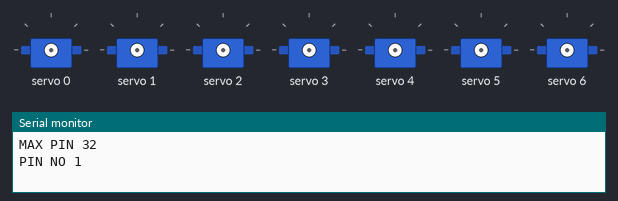
This sketch was run on a simulated Arduino Uno, built with avr-gcc and run on an emulated ATmega328P. Shown: 7 × servo, the last lines printed to the serial monitor.

Above: at 0.1 s.
At 3.8 s:
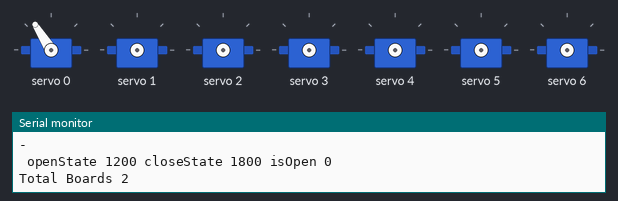
At 10.3 s:
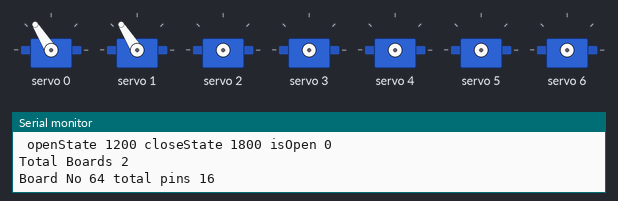
At 16.7 s:
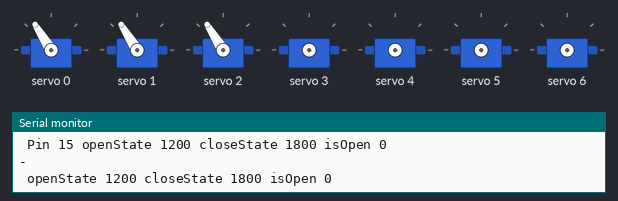
At 26.9 s:
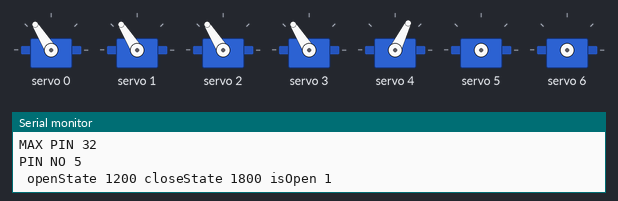
At 36.2 s:
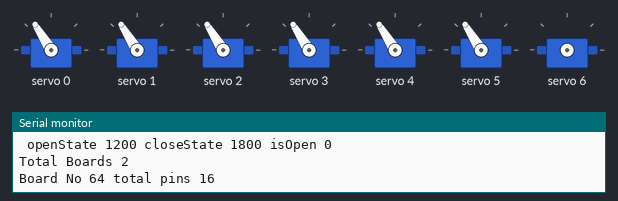
Timing chart, 0 to 37.7 s (numbered marks = the images above):
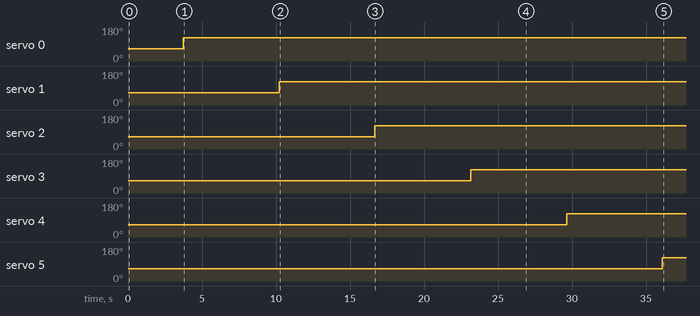

The sketch:

Pca9685-lib.ino
```cpp
#include "Pca9685.h"
#include "Pca9685Board.h"

#define NO_OF_BOARDS 2

int MAX_PINS = 0;

Pca9685Board pca9685Board;

void setup() {
  Serial.begin(9600);
  pca9685Board.initPca9685Boards(NO_OF_BOARDS);
  pca9685Board.setFrequency(60);
  MAX_PINS = NO_OF_BOARDS * 16;
  for (int i = 1; i <= MAX_PINS; i++) {
    pca9685Board.setSwitchRange(i, 1200, 1800);
  }
}

void loop() {

  for (int i = 1; i <= MAX_PINS; i++) {
    int pinNo = i;
    //int pinNo = random(0, MAX_PINS);
    Serial.print("MAX PIN ");
    Serial.println(MAX_PINS);
    Serial.print("PIN NO ");
    Serial.println(pinNo);
    delay(1000);
    pca9685Board.throwSwitch(pinNo);
    pca9685Board.displayPinState();
    delay(1000);
    pca9685Board.closeSwitch(pinNo);
    pca9685Board.displayPinState();
    delay(1000);
  }
}
```

Pca9685.cpp
```cpp
/*
   Adarsh Model Trains
   Developed by Adarsh kumar
   Support adarshkumarsingh83@gmail.com
*/

#include <Arduino.h>
#include "Pca9685.h"


void Pca9685::init() {
  _pca9685PinList = new Pca9685Pin[_totalPins];
  for (int i = 0; i < _totalPins; i++) {
    _pca9685PinList[i]._openState = 1000;
    _pca9685PinList[i]._closeState = 2000;
    _pca9685PinList[i]._isOpen = false;
  }
}

void Pca9685::initPca9685() {
  _pwm = Adafruit_PWMServoDriver(_boardsAddress);
  _pwm.begin();
  _pwm.setPWMFreq(_pwmFrequency);
}

void Pca9685::setPwmFrequency(int pwmFrequency) {
  this->_pwmFrequency = pwmFrequency;
}

bool Pca9685::setSwitchOpenCloseRange(int pinNo, int openRange, int closeRange) {
  _pca9685PinList[pinNo]._openState = openRange;
  _pca9685PinList[pinNo]._closeState = closeRange;
  return true;
}

void Pca9685::setBoardAddress(int boardsAddress) {
  this->_boardsAddress = boardsAddress;
}

int Pca9685::getBoardAddress() {
  return this->_boardsAddress;
}

bool Pca9685::throwSwitchPca9685Pin(int pinNo) {
  _pca9685PinList[pinNo]._isOpen = true;
  Pca9685Pin pin = _pca9685PinList[pinNo];
  refreshPin(pinNo, pin);
  displayPinState(pinNo);
  return true;
}

bool Pca9685::closeSwitchPca9685Pin(int pinNo) {
  _pca9685PinList[pinNo]._isOpen = false;
  Pca9685Pin pin = _pca9685PinList[pinNo];
  refreshPin(pinNo, pin);
  displayPinState(pinNo);
  return true;
}

void Pca9685::resetPca9685Board() {
  for (int i = 0; i < _totalPins; i++) {
    _pca9685PinList[i]._isOpen = false;
  }
  refreshPca9685Board();
}

void Pca9685::refreshPca9685Board() {
  for (int i = 0; i < _totalPins; i++) {
    Pca9685Pin pca9685Pin = _pca9685PinList[i];
    if (pca9685Pin._isOpen) {
      _pwm.writeMicroseconds(i, pca9685Pin._openState );
    } else {
      _pwm.writeMicroseconds(i, pca9685Pin._closeState );
    }
  }
}

void Pca9685::refreshPin(int pinNo, Pca9685Pin pca9685Pin) {
  if (pca9685Pin._isOpen) {
    _pwm.writeMicroseconds(pinNo, pca9685Pin._openState );
  } else {
    _pwm.writeMicroseconds(pinNo, pca9685Pin._closeState );
  }
}

void Pca9685::displayPinState(int pinNo) {
  Pca9685Pin pin = _pca9685PinList[pinNo];
  Serial.println();
  Serial.print(" openState ");
  Serial.print(pin._openState);
  Serial.print(" closeState ");
  Serial.print(pin._closeState);
  Serial.print(" isOpen ");
  Serial.println(pin._isOpen);
  Serial.println();
}

void Pca9685::displayPca9685PinState() {
  Serial.print("Board No ");
  Serial.print(_boardsAddress);
  Serial.print(" total pins ");
  Serial.println(this->_totalPins);
  for (int i = 0; i < this->_totalPins; i++) {
    Pca9685Pin pin = _pca9685PinList[i];
    Serial.println();
    Serial.print(" Pin ");
    Serial.print(i);
    Serial.print(" openState ");
    Serial.print(pin._openState);
    Serial.print(" closeState ");
    Serial.print(pin._closeState);
    Serial.print(" isOpen ");
    Serial.print(pin._isOpen);
    Serial.println();
  }
}
```

Pca9685.h
```cpp
/*
   Adarsh Model Trains
   Developed by Adarsh kumar
   Support adarshkumarsingh83@gmail.com
*/

#ifndef Pca9685_h
#define Pca9685_h

#include <Arduino.h>
#include "Adafruit_PWMServoDriver.h"

typedef struct {
  int _openState;
  int _closeState;
  bool _isOpen;
} Pca9685Pin;


class Pca9685 {

  private:

    int _defaultState;
    int _totalPins = 16;
    int _boardsAddress;
    int _pwmFrequency;

    Pca9685Pin * _pca9685PinList;
    Adafruit_PWMServoDriver _pwm;

    void init();
    void refreshPin(int pinNo, Pca9685Pin pca9685Pin);

  public:

    Pca9685() {
      init();
    }
    void initPca9685();
    void setBoardAddress(int boardsAddress);
    int getBoardAddress();
    void setPwmFrequency(int pwmFrequency);
    bool setSwitchOpenCloseRange(int pinNo, int openRange, int closeRange);
    bool throwSwitchPca9685Pin(int pinNo);
    bool closeSwitchPca9685Pin(int pinNo);
    void refreshPca9685Board();
    void resetPca9685Board();
    void displayPca9685PinState();
    void displayPinState(int pinNo);

    ~Pca9685() {
      delete [] _pca9685PinList;
    }
};
#endif
```

Pca9685Board.cpp
```cpp
/*
   Adarsh Model Trains
   Developed by Adarsh kumar
   Support adarshkumarsingh83@gmail.com
*/

#include "Pca9685Board.h"


void Pca9685Board::initPca9685Boards(int totalPca9685Boards) {
  if (totalPca9685Boards > 0 && totalPca9685Boards < 65) {
    _totalPca9685Boards = totalPca9685Boards;
  } else {
    _totalPca9685Boards = 0;
  }
  _pca9685Boards = new Pca9685[_totalPca9685Boards];
  for (int i = 0; i < _totalPca9685Boards; i++) {
    _pca9685Boards[i].setBoardAddress(_boardAddress[i]);
    _pca9685Boards[i].setPwmFrequency(_pwmFrequency);
    _pca9685Boards[i].initPca9685();
  }
}

void Pca9685Board::setFrequency(int pwmFrequency) {
  if (pwmFrequency > 39 && pwmFrequency < 1001) {
    _pwmFrequency = pwmFrequency;
  } else {
    _pwmFrequency = 50;
  }
}

Pca9685Board::BoardPin Pca9685Board::findBoardPin(int pinNo) {
  Pca9685Board::BoardPin boardSlot;
  pinNo = pinNo - 1;
  int board = (pinNo / 16);
  if (board <= _totalPca9685Boards && pinNo <= (_totalPca9685Boards * 16)) {
    int totalPins = (board * 16);
    int pin = (pinNo - totalPins);
    pin = (pin == -1) ? 0 : pin;
    boardSlot.processed = true;
    boardSlot.boardNo = board;
    boardSlot.boardPin = pin;
    return boardSlot;
  }
  boardSlot.processed = false;
  return boardSlot;
}

bool Pca9685Board::throwSwitch(int pinNo) {
  Pca9685Board::BoardPin boardSlot = findBoardPin(pinNo);
  _pca9685Boards[boardSlot.boardNo].throwSwitchPca9685Pin(boardSlot.boardPin);
  return true;
}

bool Pca9685Board::closeSwitch(int pinNo) {
  Pca9685Board::BoardPin boardSlot = findBoardPin(pinNo);
  _pca9685Boards[boardSlot.boardNo].closeSwitchPca9685Pin(boardSlot.boardPin);
  return true;
}

void Pca9685Board::restBoard(int boardNo) {
  _pca9685Boards[boardNo].resetPca9685Board();
}

void Pca9685Board::refreshBoard(int boardNo) {
  _pca9685Boards[boardNo].refreshPca9685Board();
}

void Pca9685Board::setSwitchRange(int pinNo, int openRange, int closeRange) {
  Pca9685Board::BoardPin boardSlot = findBoardPin(pinNo);
  _pca9685Boards[boardSlot.boardNo].setSwitchOpenCloseRange(boardSlot.boardPin, openRange, closeRange);
}

void Pca9685Board::displayPinState() {
  Serial.print("Total Boards ");
  Serial.println(_totalPca9685Boards);
  for (int i = 0; i < _totalPca9685Boards; i++) {
    _pca9685Boards[i].displayPca9685PinState();
    Serial.println("-");
  }
}
```

Pca9685Board.h
```cpp
/*
   Adarsh Model Trains
   Developed by Adarsh kumar
   Support adarshkumarsingh83@gmail.com
*/

#ifndef Pca9685Board_h
#define Pca9685Board_h

#include <Arduino.h>
#include "Pca9685.h"


class Pca9685Board {

  private:
    int _boardAddress[64] = {
      0x40, 0x41, 0x42, 0x43, 0x44, 0x45, 0x46, 0x47, 0x48, 0x49, 0x4A, 0x4B, 0x4C, 0x4D, 0x4E, 0x4F,
      0x50, 0x51, 0x52, 0x53, 0x54, 0x55, 0x56, 0x57, 0x58, 0x59, 0x5A, 0x5B, 0x5C, 0x5D, 0x5E, 0x5F,
      0x60, 0x61, 0x62, 0x63, 0x64, 0x65, 0x66, 0x67, 0x68, 0x69, 0x6A, 0x6B, 0x6C, 0x6D, 0x6E, 0x6F,
      0x70, 0x71, 0x72, 0x73, 0x74, 0x75, 0x76, 0x77, 0x78, 0x79, 0x7A, 0x7B, 0x7C, 0x7D, 0x7E, 0x7F
    };

    struct BoardPin {
      int boardNo;
      int boardPin;
      bool processed;
    };

    int _totalPca9685Boards = 0;
    int _pwmFrequency = 50;
    Pca9685 * _pca9685Boards;

    BoardPin findBoardPin(int pinNo);

  public:

    Pca9685Board()  {
    }
    void initPca9685Boards(int totalPca9685Boards);
    void setFrequency(int pwmFrequency);
    bool throwSwitch(int pinNo);
    bool closeSwitch(int pinNo);
    void restBoard(int boardNo);
    void refreshBoard(int boardNo);
    void setSwitchRange(int pinNo, int openRange, int closeRange);
    void displayPinState();

    ~Pca9685Board() {
      for (int i = 0; i < _totalPca9685Boards; i++) {
        delete &_pca9685Boards[i];
      }
      delete[] _pca9685Boards;
    }
};
#endif
```

Measured:
- by itself, servo 0: 64° → 122° at 3.7 s
- by itself, servo 1: 64° → 122° at 10.2 s
- by itself, servo 2: 64° → 122° at 16.7 s
- by itself, servo 3: 64° → 122° at 23.2 s
- by itself, servo 4: 64° → 122° at 29.6 s
- by itself, servo 5: 64° → 122° at 36.1 s
